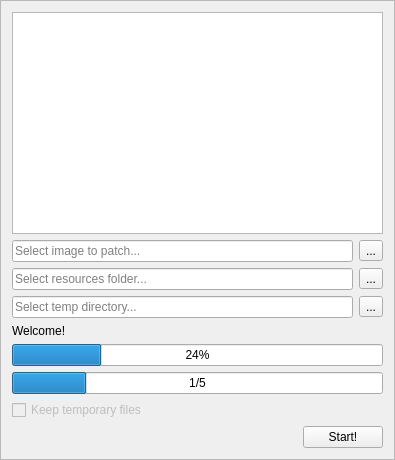
<?xml version="1.0" encoding="UTF-8"?>
<ui version="4.0">
 <class>MainFrame</class>
 <widget class="QFrame" name="MainFrame">
  <property name="geometry">
   <rect>
    <x>0</x>
    <y>0</y>
    <width>395</width>
    <height>460</height>
   </rect>
  </property>
  <property name="windowTitle">
   <string>Metroid Prime 3 Data Paster</string>
  </property>
  <property name="frameShape">
   <enum>QFrame::StyledPanel</enum>
  </property>
  <property name="frameShadow">
   <enum>QFrame::Raised</enum>
  </property>
  <layout class="QVBoxLayout" name="verticalLayout">
   <item>
    <widget class="QListWidget" name="pakList">
     <property name="toolTip">
      <string>PAKs to patch.</string>
     </property>
    </widget>
   </item>
   <item>
    <layout class="QHBoxLayout" name="horizontalLayout">
     <item>
      <widget class="QLineEdit" name="imagePath">
       <property name="toolTip">
        <string>Path to image file.</string>
       </property>
       <property name="placeholderText">
        <string>Select image to patch...</string>
       </property>
      </widget>
     </item>
     <item>
      <widget class="QToolButton" name="selectImageButton">
       <property name="text">
        <string>...</string>
       </property>
      </widget>
     </item>
    </layout>
   </item>
   <item>
    <layout class="QHBoxLayout" name="horizontalLayout_2">
     <item>
      <widget class="QLineEdit" name="dataPath">
       <property name="toolTip">
        <string>Path to resources folder.</string>
       </property>
       <property name="placeholderText">
        <string>Select resources folder...</string>
       </property>
      </widget>
     </item>
     <item>
      <widget class="QToolButton" name="selectDataPathButton">
       <property name="text">
        <string>...</string>
       </property>
      </widget>
     </item>
    </layout>
   </item>
   <item>
    <layout class="QHBoxLayout" name="horizontalLayout_4">
     <item>
      <widget class="QLineEdit" name="tempPath">
       <property name="placeholderText">
        <string>Select temp directory...</string>
       </property>
      </widget>
     </item>
     <item>
      <widget class="QToolButton" name="selectTempPathButton">
       <property name="text">
        <string>...</string>
       </property>
      </widget>
     </item>
    </layout>
   </item>
   <item>
    <widget class="QLabel" name="statusLabel">
     <property name="text">
      <string>Welcome!</string>
     </property>
    </widget>
   </item>
   <item>
    <widget class="QProgressBar" name="itemProgressBar">
     <property name="value">
      <number>24</number>
     </property>
    </widget>
   </item>
   <item>
    <widget class="QProgressBar" name="totalProgressBar">
     <property name="maximum">
      <number>5</number>
     </property>
     <property name="value">
      <number>1</number>
     </property>
     <property name="format">
      <string>%v/5</string>
     </property>
    </widget>
   </item>
   <item>
    <widget class="QCheckBox" name="keepTempFiles">
     <property name="enabled">
      <bool>false</bool>
     </property>
     <property name="text">
      <string>Keep temporary files</string>
     </property>
    </widget>
   </item>
   <item>
    <layout class="QHBoxLayout" name="horizontalLayout_3">
     <item>
      <spacer name="horizontalSpacer">
       <property name="orientation">
        <enum>Qt::Horizontal</enum>
       </property>
       <property name="sizeHint" stdset="0">
        <size>
         <width>40</width>
         <height>20</height>
        </size>
       </property>
      </spacer>
     </item>
     <item>
      <widget class="QPushButton" name="startButton">
       <property name="text">
        <string>Start!</string>
       </property>
      </widget>
     </item>
    </layout>
   </item>
  </layout>
 </widget>
 <resources/>
 <connections/>
</ui>
